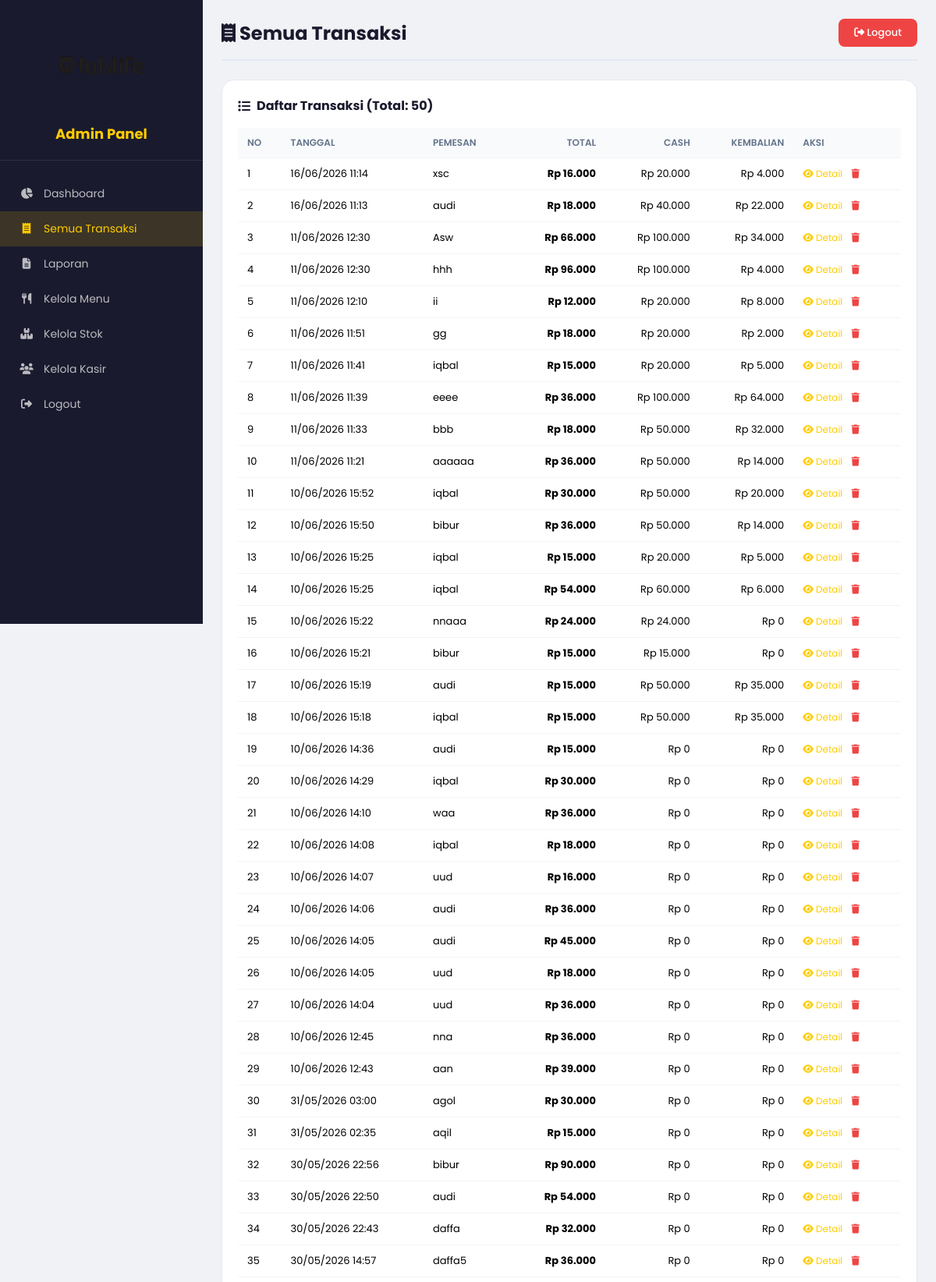
Screenshot of /admin/transaksi.php (signed in, upper part) with the database file from the repository.
### tables this page shows
CREATE TABLE `transaksi` (
  `id_transaksi` int NOT NULL,
  `tgl_transaksi` timestamp NULL DEFAULT CURRENT_TIMESTAMP,
  `total` int DEFAULT NULL,
  `nama_pemesan` varchar(150) DEFAULT NULL,
  `cash` int NOT NULL DEFAULT '0',
  `change` int NOT NULL DEFAULT '0'
);

### includes/fungsi.php (called while the page is built, shortened)
<?php
function rupiah($angka) {
    return "Rp " . number_format((float)$angka, 0, ',', '.');
}
?>

### admin/transaksi.php (the view, shortened to what this page needs)
<?php
require_once '../config/database.php';
require_once '../includes/fungsi.php';
$query = "SELECT * FROM transaksi ORDER BY id_transaksi DESC";
$result = mysqli_query($conn, $query);
$totalTransaksi = mysqli_num_rows($result);
?>
<!DOCTYPE html>
<html lang="id">
<head>
    <link rel="stylesheet" href="https://cdnjs.cloudflare.com/ajax/libs/font-awesome/6.4.0/css/all.min.css">
</head>
<body>
<div class="admin-wrapper">
    <aside class="sidebar">
        <div class="logo">
            <img src="../assets/img/logop2.png" alt="Tuklife">
            <h3>Admin Panel</h3>
        </div>
        <ul>
            <li><a href="dashboard.php"><i class="fas fa-chart-pie"></i> Dashboard</a></li>
            <li><a href="transaksi.php" class="active"><i class="fas fa-receipt"></i> Semua Transaksi</a></li>
            <li><a href="laporan.php"><i class="fas fa-file-alt"></i> Laporan</a></li>
            <li><a href="menu.php"><i class="fas fa-utensils"></i> Kelola Menu</a></li>
            <li><a href="stok.php"><i class="fas fa-boxes"></i> Kelola Stok</a></li>
            <li><a href="kasir.php"><i class="fas fa-users"></i> Kelola Kasir</a></li>
            <li><a href="../logout.php"><i class="fas fa-sign-out-alt"></i> Logout</a></li>
        </ul>
    </aside>
    <main class="main-content">
        <div class="top-bar">
            <h1><i class="fas fa-receipt"></i> Semua Transaksi</h1>
            <a href="../logout.php" class="btn-logout"><i class="fas fa-sign-out-alt"></i> Logout</a>
        </div>
        <div class="card">
            <h3><i class="fas fa-list"></i> Daftar Transaksi (Total: <?= $totalTransaksi ?>)</h3>
            <div style="overflow-x:auto;">
                <table>
                    <thead>
                        <tr>
                            <th>No</th>
                            <th>Tanggal</th>
                            <th>Pemesan</th>
                            <th class="text-right">Total</th>
                            <th class="text-right">Cash</th>
                            <th class="text-right">Kembalian</th>
                            <th>Aksi</th>
                        </tr>
                    </thead>
                    <tbody>
                        <?php
                        $no = 1;
                        if ($totalTransaksi > 0):
                            while ($row = mysqli_fetch_assoc($result)):
                        ?>
                        <tr>
                            <td><?= $no++ ?></td>
                            <td><?= date('d/m/Y H:i', strtotime($row['tgl_transaksi'])) ?></td>
                            <td><?= htmlspecialchars($row['nama_pemesan'] ?? '-') ?></td>
                            <td class="text-right"><strong><?= rupiah($row['total']) ?></strong></td>
                            <td class="text-right"><?= rupiah($row['cash']) ?></td>
                            <td class="text-right"><?= rupiah($row['change']) ?></td>
                            <td>
                                <a href="../modules/transaksi/detail.php?id=<?= $row['id_transaksi'] ?>" class="action-link">
                                    <i class="fas fa-eye"></i> Detail
                                </a>
                                <a href="../modules/transaksi/hapus.php?id=<?= $row['id_transaksi'] ?>" class="action-link action-link-danger" onclick="return confirm('Yakin hapus transaksi ini?')">
                                    <i class="fas fa-trash"></i>
                                </a>
                            </td>
                        </tr>
                        <?php
                            endwhile;
                        endif; ?>
                    </tbody>
                </table>
            </div>
        </div>
    </main>
</div>
</body>
</html>

### admin/transaksi.php (style rules this page uses)
* { margin: 0; padding: 0; box-sizing: border-box; }
body { font-family: 'Poppins', sans-serif; background: #f0f2f5; }
.admin-wrapper { display: flex; min-height: 100vh; }
.sidebar { width: 260px; background: #1a1a2e; color: #fff; padding: 20px 0; position: fixed; height: 100vh; overflow-y: auto; }
.sidebar .logo { text-align: center; padding: 0 20px 20px; border-bottom: 1px solid rgba(255,255,255,0.1); }
.sidebar .logo img { max-width: 120px; height: auto; }
.sidebar .logo h3 { color: #ffcc00; margin-top: 10px; font-size: 18px; }
.sidebar ul { list-style: none; padding: 20px 0; }
.sidebar ul li a { display: flex; align-items: center; gap: 12px; padding: 12px 24px; color: rgba(255,255,255,0.7); text-decoration: none; transition: all 0.3s; font-size: 14px; }
.sidebar ul li a:hover, .sidebar ul li a.active { background: rgba(255,204,0,0.15); color: #ffcc00; }
.sidebar ul li a i { width: 20px; text-align: center; }
.main-content { margin-left: 260px; flex: 1; padding: 24px; }
.top-bar { display: flex; justify-content: space-between; align-items: center; margin-bottom: 24px; padding-bottom: 16px; border-bottom: 2px solid #e4e9f2; }
.top-bar h1 { font-size: 24px; color: #1a1a2e; }
.btn-logout { padding: 8px 20px; background: #ef4444; color: white; border: none; border-radius: 8px; cursor: pointer; font-size: 13px; font-weight: 500; transition: 0.2s; text-decoration: none; }
.card { background: white; border-radius: 16px; padding: 20px; border: 1px solid #e4e9f2; }
.card h3 { font-size: 16px; color: #1a1a2e; margin-bottom: 16px; display: flex; align-items: center; gap: 8px; }
table { width: 100%; border-collapse: collapse; font-size: 13px; }
table th, table td { padding: 10px 12px; border-bottom: 1px solid #f1f5f9; text-align: left; }
table th { background: #f8fafc; font-weight: 600; color: #64748b; font-size: 12px; text-transform: uppercase; }
.text-right { text-align: right; }
.action-link { color: #ffcc00; text-decoration: none; font-size: 12px; margin-right: 8px; }
.action-link-danger { color: #ef4444; }

### rows the page displays
transaksi: tgl_transaksi "16/06/2026 11:14", nama_pemesan "xsc", total "Rp 16.000", cash "Rp 20.000", change "Rp 4.000"
transaksi: tgl_transaksi "16/06/2026 11:13", nama_pemesan "audi", total "Rp 18.000", cash "Rp 40.000", change "Rp 22.000"
transaksi: tgl_transaksi "11/06/2026 12:30", nama_pemesan "Asw", total "Rp 66.000", cash "Rp 100.000", change "Rp 34.000"
transaksi: tgl_transaksi "11/06/2026 12:30", nama_pemesan "hhh", total "Rp 96.000", cash "Rp 100.000", change "Rp 4.000"
transaksi: tgl_transaksi "11/06/2026 12:10", nama_pemesan "ii", total "Rp 12.000", cash "Rp 20.000", change "Rp 8.000"
transaksi: tgl_transaksi "11/06/2026 11:51", nama_pemesan "gg", total "Rp 18.000", cash "Rp 20.000", change "Rp 2.000"
transaksi: tgl_transaksi "11/06/2026 11:41", nama_pemesan "iqbal", total "Rp 15.000", cash "Rp 20.000", change "Rp 5.000"
transaksi: tgl_transaksi "11/06/2026 11:39", nama_pemesan "eeee", total "Rp 36.000", cash "Rp 100.000", change "Rp 64.000"
transaksi: tgl_transaksi "11/06/2026 11:33", nama_pemesan "bbb", total "Rp 18.000", cash "Rp 50.000", change "Rp 32.000"
transaksi: tgl_transaksi "11/06/2026 11:21", nama_pemesan "aaaaaa", total "Rp 36.000", cash "Rp 50.000", change "Rp 14.000"
transaksi: tgl_transaksi "10/06/2026 15:52", nama_pemesan "iqbal", total "Rp 30.000", cash "Rp 50.000", change "Rp 20.000"
transaksi: tgl_transaksi "10/06/2026 15:50", nama_pemesan "bibur", total "Rp 36.000", cash "Rp 50.000", change "Rp 14.000"
transaksi: tgl_transaksi "10/06/2026 15:25", nama_pemesan "iqbal", total "Rp 15.000", cash "Rp 20.000", change "Rp 5.000"
transaksi: tgl_transaksi "10/06/2026 15:25", nama_pemesan "iqbal", total "Rp 54.000", cash "Rp 60.000", change "Rp 6.000"
transaksi: tgl_transaksi "10/06/2026 15:22", nama_pemesan "nnaaa", total "Rp 24.000", cash "Rp 24.000", change "Rp 0"
transaksi: tgl_transaksi "10/06/2026 15:21", nama_pemesan "bibur", total "Rp 15.000", cash "Rp 15.000", change "Rp 0"
transaksi: tgl_transaksi "10/06/2026 15:19", nama_pemesan "audi", total "Rp 15.000", cash "Rp 50.000", change "Rp 35.000"
transaksi: tgl_transaksi "10/06/2026 15:18", nama_pemesan "iqbal", total "Rp 15.000", cash "Rp 50.000", change "Rp 35.000"
transaksi: tgl_transaksi "10/06/2026 14:36", nama_pemesan "audi", total "Rp 15.000", cash "Rp 0", change "Rp 0"
transaksi: tgl_transaksi "10/06/2026 14:29", nama_pemesan "iqbal", total "Rp 30.000", cash "Rp 0", change "Rp 0"
transaksi: tgl_transaksi "10/06/2026 14:10", nama_pemesan "waa", total "Rp 36.000", cash "Rp 0", change "Rp 0"
transaksi: tgl_transaksi "10/06/2026 14:08", nama_pemesan "iqbal", total "Rp 18.000", cash "Rp 0", change "Rp 0"
transaksi: tgl_transaksi "10/06/2026 14:07", nama_pemesan "uud", total "Rp 16.000", cash "Rp 0", change "Rp 0"
transaksi: tgl_transaksi "10/06/2026 14:06", nama_pemesan "audi", total "Rp 36.000", cash "Rp 0", change "Rp 0"
transaksi: tgl_transaksi "10/06/2026 14:05", nama_pemesan "audi", total "Rp 45.000", cash "Rp 0", change "Rp 0"
transaksi: tgl_transaksi "10/06/2026 14:05", nama_pemesan "uud", total "Rp 18.000", cash "Rp 0", change "Rp 0"
transaksi: tgl_transaksi "10/06/2026 14:04", nama_pemesan "uud", total "Rp 36.000", cash "Rp 0", change "Rp 0"
transaksi: tgl_transaksi "10/06/2026 12:45", nama_pemesan "nna", total "Rp 36.000", cash "Rp 0", change "Rp 0"
transaksi: tgl_transaksi "10/06/2026 12:43", nama_pemesan "aan", total "Rp 39.000", cash "Rp 0", change "Rp 0"
transaksi: tgl_transaksi "31/05/2026 03:00", nama_pemesan "agol", total "Rp 30.000", cash "Rp 0", change "Rp 0"
transaksi: tgl_transaksi "31/05/2026 02:35", nama_pemesan "aqil", total "Rp 15.000", cash "Rp 0", change "Rp 0"
transaksi: tgl_transaksi "30/05/2026 22:56", nama_pemesan "bibur", total "Rp 90.000", cash "Rp 0", change "Rp 0"
transaksi: tgl_transaksi "30/05/2026 22:50", nama_pemesan "audi", total "Rp 54.000", cash "Rp 0", change "Rp 0"
transaksi: tgl_transaksi "30/05/2026 22:43", nama_pemesan "daffa", total "Rp 32.000", cash "Rp 0", change "Rp 0"
transaksi: tgl_transaksi "30/05/2026 14:57", nama_pemesan "daffa5", total "Rp 36.000", cash "Rp 0", change "Rp 0"

### other values shown
$totalTransaksi "50"
